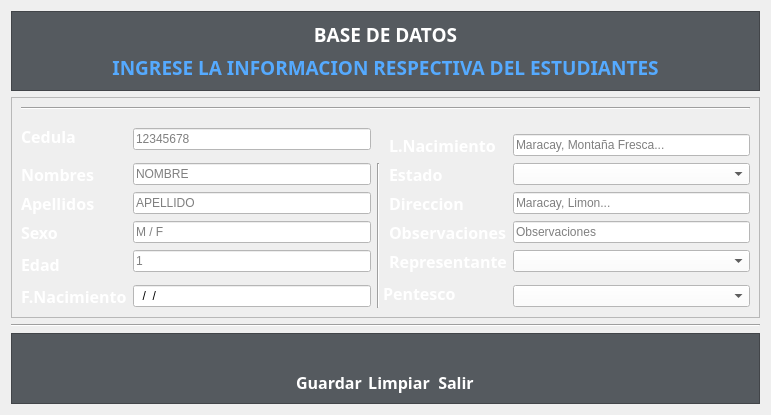
     <widget class="QWidget" name="qw_Estudiantes">
      <property name="cursor">
       <cursorShape>ArrowCursor</cursorShape>
      </property>
      <property name="styleSheet">
       <string notr="true"/>
      </property>
      <attribute name="title">
       <string>Estudiantes</string>
      </attribute>
      <layout class="QGridLayout" name="gridLayout_4">
       <item row="3" column="0">
        <widget class="QFrame" name="frame_12">
         <property name="styleSheet">
          <string notr="true">background-color: rgb(85, 90, 95);</string>
         </property>
         <property name="frameShape">
          <enum>QFrame::StyledPanel</enum>
         </property>
         <property name="frameShadow">
          <enum>QFrame::Raised</enum>
         </property>
         <layout class="QGridLayout" name="gridLayout_12">
          <item row="0" column="3">
           <widget class="QPushButton" name="bttn_Salir">
            <property name="styleSheet">
             <string notr="true">QPushButton:hover
{
	border-style: solid;
	background-color: #757a80;
}

QPushButton:pressed
{		
		color: rgb(255, 255, 255);
	 	background-color:#333639;
}</string>
            </property>
            <property name="text">
             <string/>
            </property>
            <property name="icon">
             <iconset>
              <normaloff>../../SUNBAGB - copia/assets/icons/salir_icon.png</normaloff>../../SUNBAGB - copia/assets/icons/salir_icon.png</iconset>
            </property>
            <property name="iconSize">
             <size>
              <width>50</width>
              <height>50</height>
             </size>
            </property>
            <property name="flat">
             <bool>true</bool>
            </property>
           </widget>
          </item>
          <item row="1" column="1">
           <widget class="QLabel" name="label_18">
            <property name="font">
             <font>
              <family>Poppins</family>
              <pointsize>12</pointsize>
              <weight>75</weight>
              <bold>true</bold>
             </font>
            </property>
            <property name="styleSheet">
             <string notr="true">color: rgb(255, 255, 255);</string>
            </property>
            <property name="text">
             <string>&lt;html&gt;&lt;head/&gt;&lt;body&gt;&lt;p align=&quot;center&quot;&gt;Guardar&lt;/p&gt;&lt;/body&gt;&lt;/html&gt;</string>
            </property>
           </widget>
          </item>
          <item row="0" column="2">
           <widget class="QPushButton" name="bttn_Elimpiar">
            <property name="cursor">
             <cursorShape>PointingHandCursor</cursorShape>
            </property>
            <property name="styleSheet">
             <string notr="true">QPushButton:hover
{
	border-style: solid;
	background-color: #757a80;
}

QPushButton:pressed
{		
		color: rgb(255, 255, 255);
	 	background-color:#333639;
}</string>
            </property>
            <property name="text">
             <string/>
            </property>
            <property name="icon">
             <iconset>
              <normaloff>../../SUNBAGB - copia/assets/icons/clear_icon.png</normaloff>../../SUNBAGB - copia/assets/icons/clear_icon.png</iconset>
            </property>
            <property name="iconSize">
             <size>
              <width>50</width>
              <height>50</height>
             </size>
            </property>
            <property name="flat">
             <bool>true</bool>
            </property>
           </widget>
          </item>
          <item row="1" column="3">
           <widget class="QLabel" name="label_2">
            <property name="font">
             <font>
              <family>Poppins</family>
              <pointsize>12</pointsize>
              <weight>75</weight>
              <bold>true</bold>
             </font>
            </property>
            <property name="styleSheet">
             <string notr="true">color: rgb(255, 255, 255);</string>
            </property>
            <property name="text">
             <string>&lt;html&gt;&lt;head/&gt;&lt;body&gt;&lt;p align=&quot;center&quot;&gt;Salir&lt;/p&gt;&lt;/body&gt;&lt;/html&gt;</string>
            </property>
           </widget>
          </item>
          <item row="0" column="1">
           <widget class="QPushButton" name="bttn_Eguardar">
            <property name="cursor">
             <cursorShape>PointingHandCursor</cursorShape>
            </property>
            <property name="styleSheet">
             <string notr="true">QPushButton:hover
{
	border-style: solid;
	background-color: #757a80;
}

QPushButton:pressed
{		
		color: rgb(255, 255, 255);
	 	background-color:#333639;
}</string>
            </property>
            <property name="text">
             <string/>
            </property>
            <property name="icon">
             <iconset>
              <normaloff>../../SUNBAGB - copia/assets/icons/save-icon.png</normaloff>../../SUNBAGB - copia/assets/icons/save-icon.png</iconset>
            </property>
            <property name="iconSize">
             <size>
              <width>50</width>
              <height>50</height>
             </size>
            </property>
            <property name="flat">
             <bool>true</bool>
            </property>
           </widget>
          </item>
          <item row="0" column="5">
           <spacer name="horizontalSpacer_6">
            <property name="orientation">
             <enum>Qt::Horizontal</enum>
            </property>
            <property name="sizeHint" stdset="0">
             <size>
              <width>274</width>
              <height>20</height>
             </size>
            </property>
           </spacer>
          </item>
          <item row="0" column="0">
           <spacer name="horizontalSpacer_5">
            <property name="orientation">
             <enum>Qt::Horizontal</enum>
            </property>
            <property name="sizeHint" stdset="0">
             <size>
              <width>275</width>
              <height>20</height>
             </size>
            </property>
           </spacer>
          </item>
          <item row="1" column="2">
           <widget class="QLabel" name="label_17">
            <property name="font">
             <font>
              <family>Poppins</family>
              <pointsize>12</pointsize>
              <weight>75</weight>
              <bold>true</bold>
             </font>
            </property>
            <property name="styleSheet">
             <string notr="true">color: rgb(255, 255, 255);</string>
            </property>
            <property name="text">
             <string>&lt;html&gt;&lt;head/&gt;&lt;body&gt;&lt;p align=&quot;center&quot;&gt;Limpiar&lt;/p&gt;&lt;/body&gt;&lt;/html&gt;</string>
            </property>
           </widget>
          </item>
         </layout>
        </widget>
       </item>
       <item row="0" column="0">
        <widget class="QFrame" name="frame_10">
         <property name="styleSheet">
          <string notr="true">background-color: rgb(85, 90, 95);</string>
         </property>
         <property name="frameShape">
          <enum>QFrame::StyledPanel</enum>
         </property>
         <property name="frameShadow">
          <enum>QFrame::Raised</enum>
         </property>
         <layout class="QVBoxLayout" name="verticalLayout_5">
          <item>
           <widget class="QLabel" name="ql_Ebasededatos">
            <property name="font">
             <font>
              <family>Poppins</family>
              <pointsize>14</pointsize>
              <weight>75</weight>
              <bold>true</bold>
             </font>
            </property>
            <property name="styleSheet">
             <string notr="true">color: rgb(255, 255, 255);</string>
            </property>
            <property name="text">
             <string>&lt;html&gt;&lt;head/&gt;&lt;body&gt;&lt;p align=&quot;center&quot;&gt;BASE DE DATOS&lt;/p&gt;&lt;/body&gt;&lt;/html&gt;</string>
            </property>
           </widget>
          </item>
          <item>
           <widget class="QLabel" name="ql_Eingresarinfo">
            <property name="font">
             <font>
              <family>Poppins</family>
              <pointsize>14</pointsize>
              <weight>75</weight>
              <bold>true</bold>
             </font>
            </property>
            <property name="styleSheet">
             <string notr="true">color: rgb(85, 170, 255);</string>
            </property>
            <property name="text">
             <string>&lt;html&gt;&lt;head/&gt;&lt;body&gt;&lt;p align=&quot;center&quot;&gt;INGRESE LA INFORMACION RESPECTIVA DEL ESTUDIANTES&lt;/p&gt;&lt;/body&gt;&lt;/html&gt;</string>
            </property>
           </widget>
          </item>
         </layout>
        </widget>
       </item>
       <item row="2" column="0">
        <widget class="Line" name="line_9">
         <property name="orientation">
          <enum>Qt::Horizontal</enum>
         </property>
        </widget>
       </item>
       <item row="1" column="0">
        <widget class="QFrame" name="frame_11">
         <property name="frameShape">
          <enum>QFrame::StyledPanel</enum>
         </property>
         <property name="frameShadow">
          <enum>QFrame::Raised</enum>
         </property>
         <layout class="QGridLayout" name="gridLayout_9">
          <item row="8" column="1">
           <widget class="QLineEdit" name="qlinee_EapellidosInfo">
            <property name="styleSheet">
             <string notr="true">background-color:rgb(255, 255, 255);</string>
            </property>
            <property name="placeholderText">
             <string>APELLIDO</string>
            </property>
           </widget>
          </item>
          <item row="10" column="4">
           <widget class="QLabel" name="ql_ErepresentanteText">
            <property name="font">
             <font>
              <family>Poppins SemiBold</family>
              <pointsize>12</pointsize>
              <weight>75</weight>
              <bold>true</bold>
             </font>
            </property>
            <property name="styleSheet">
             <string notr="true">color: rgb(255, 255, 255);</string>
            </property>
            <property name="text">
             <string>Representante</string>
            </property>
           </widget>
          </item>
          <item row="3" column="0" rowspan="4">
           <widget class="QLabel" name="ql_EcedulaText">
            <property name="font">
             <font>
              <family>Poppins</family>
              <pointsize>12</pointsize>
              <weight>75</weight>
              <bold>true</bold>
             </font>
            </property>
            <property name="styleSheet">
             <string notr="true">color: rgb(255, 255, 255);</string>
            </property>
            <property name="text">
             <string>Cedula</string>
            </property>
           </widget>
          </item>
          <item row="12" column="0">
           <widget class="QLabel" name="ql_EfnacimientoText">
            <property name="font">
             <font>
              <family>Poppins</family>
              <pointsize>12</pointsize>
              <weight>75</weight>
              <bold>true</bold>
             </font>
            </property>
            <property name="styleSheet">
             <string notr="true">color: rgb(255, 255, 255);</string>
            </property>
            <property name="text">
             <string>F.Nacimiento</string>
            </property>
           </widget>
          </item>
          <item row="9" column="5">
           <widget class="QLineEdit" name="qlinee_EobservacionesInfo">
            <property name="styleSheet">
             <string notr="true">background-color:rgb(255, 255, 255);</string>
            </property>
            <property name="placeholderText">
             <string>Observaciones</string>
            </property>
           </widget>
          </item>
          <item row="8" column="0">
           <widget class="QLabel" name="ql_EapellidoText">
            <property name="font">
             <font>
              <family>Poppins</family>
              <pointsize>12</pointsize>
              <weight>75</weight>
              <bold>true</bold>
             </font>
            </property>
            <property name="styleSheet">
             <string notr="true">color: rgb(255, 255, 255);</string>
            </property>
            <property name="text">
             <string>Apellidos</string>
            </property>
           </widget>
          </item>
          <item row="4" column="1" rowspan="3">
           <widget class="QLineEdit" name="qlinee_EcedulaInfo">
            <property name="styleSheet">
             <string notr="true">background-color:rgb(255, 255, 255);</string>
            </property>
            <property name="inputMask">
             <string>99999999</string>
            </property>
            <property name="maxLength">
             <number>8</number>
            </property>
            <property name="placeholderText">
             <string>12345678</string>
            </property>
           </widget>
          </item>
          <item row="7" column="0">
           <widget class="QLabel" name="ql_EnombreText">
            <property name="font">
             <font>
              <family>Poppins</family>
              <pointsize>12</pointsize>
              <weight>75</weight>
              <bold>true</bold>
             </font>
            </property>
            <property name="styleSheet">
             <string notr="true">color: rgb(255, 255, 255);</string>
            </property>
            <property name="text">
             <string>Nombres</string>
            </property>
           </widget>
          </item>
          <item row="10" column="0" rowspan="2">
           <widget class="QLabel" name="ql_EedadText">
            <property name="font">
             <font>
              <family>Poppins</family>
              <pointsize>12</pointsize>
              <weight>75</weight>
              <bold>true</bold>
             </font>
            </property>
            <property name="styleSheet">
             <string notr="true">color: rgb(255, 255, 255);</string>
            </property>
            <property name="text">
             <string>Edad</string>
            </property>
           </widget>
          </item>
          <item row="9" column="4">
           <widget class="QLabel" name="ql_EobservacionesText">
            <property name="font">
             <font>
              <family>Poppins</family>
              <pointsize>12</pointsize>
              <weight>75</weight>
              <bold>true</bold>
             </font>
            </property>
            <property name="styleSheet">
             <string notr="true">color: rgb(255, 255, 255);</string>
            </property>
            <property name="text">
             <string>Observaciones</string>
            </property>
           </widget>
          </item>
          <item row="7" column="2" rowspan="6" colspan="2">
           <widget class="Line" name="line_7">
            <property name="orientation">
             <enum>Qt::Vertical</enum>
            </property>
           </widget>
          </item>
          <item row="6" column="4">
           <widget class="QLabel" name="ql_ElnacimientoText">
            <property name="font">
             <font>
              <family>Poppins</family>
              <pointsize>12</pointsize>
              <weight>75</weight>
              <bold>true</bold>
             </font>
            </property>
            <property name="styleSheet">
             <string notr="true">color: rgb(255, 255, 255);</string>
            </property>
            <property name="text">
             <string>L.Nacimiento</string>
            </property>
           </widget>
          </item>
          <item row="9" column="0">
           <widget class="QLabel" name="ql_EsexoText">
            <property name="font">
             <font>
              <family>Poppins</family>
              <pointsize>12</pointsize>
              <weight>75</weight>
              <bold>true</bold>
             </font>
            </property>
            <property name="styleSheet">
             <string notr="true">color: rgb(255, 255, 255);</string>
            </property>
            <property name="text">
             <string>Sexo</string>
            </property>
           </widget>
          </item>
          <item row="11" column="3" rowspan="2" colspan="2">
           <widget class="QLabel" name="ql_EparentescoText">
            <property name="font">
             <font>
              <family>Poppins SemiBold</family>
              <pointsize>12</pointsize>
              <weight>75</weight>
              <bold>true</bold>
             </font>
            </property>
            <property name="styleSheet">
             <string notr="true">color: rgb(255, 255, 255);</string>
            </property>
            <property name="text">
             <string>Pentesco</string>
            </property>
           </widget>
          </item>
          <item row="7" column="4">
           <widget class="QLabel" name="ql_EestadoText">
            <property name="font">
             <font>
              <family>Poppins</family>
              <pointsize>12</pointsize>
              <weight>75</weight>
              <bold>true</bold>
             </font>
            </property>
            <property name="styleSheet">
             <string notr="true">color: rgb(255, 255, 255);</string>
            </property>
            <property name="text">
             <string>Estado</string>
            </property>
           </widget>
          </item>
          <item row="0" column="0" colspan="6">
           <widget class="Line" name="line_8">
            <property name="orientation">
             <enum>Qt::Horizontal</enum>
            </property>
           </widget>
          </item>
          <item row="10" column="1">
           <widget class="QLineEdit" name="qlinee_EedadInfo">
            <property name="styleSheet">
             <string notr="true">background-color:rgb(255, 255, 255);</string>
            </property>
            <property name="inputMask">
             <string>99</string>
            </property>
            <property name="placeholderText">
             <string>1</string>
            </property>
           </widget>
          </item>
          <item row="8" column="4">
           <widget class="QLabel" name="ql_EdireccionText">
            <property name="font">
             <font>
              <family>Poppins</family>
              <pointsize>12</pointsize>
              <weight>75</weight>
              <bold>true</bold>
             </font>
            </property>
            <property name="styleSheet">
             <string notr="true">color: rgb(255, 255, 255);</string>
            </property>
            <property name="text">
             <string>Direccion</string>
            </property>
           </widget>
          </item>
          <item row="12" column="1">
           <widget class="QLineEdit" name="qlinee_EfnacimientoInfo">
            <property name="styleSheet">
             <string notr="true">background-color: rgb(255, 255, 255);</string>
            </property>
            <property name="inputMask">
             <string>99/99/9999</string>
            </property>
            <property name="placeholderText">
             <string>DD/MM/AAAA</string>
            </property>
           </widget>
          </item>
          <item row="8" column="5">
           <widget class="QLineEdit" name="qlinee_EdireccionInfo">
            <property name="styleSheet">
             <string notr="true">background-color:rgb(255, 255, 255);</string>
            </property>
            <property name="placeholderText">
             <string>Maracay, Limon...</string>
            </property>
           </widget>
          </item>
          <item row="7" column="1">
           <widget class="QLineEdit" name="qlinee_EnombreInfo">
            <property name="styleSheet">
             <string notr="true">background-color:rgb(255, 255, 255);</string>
            </property>
            <property name="placeholderText">
             <string>NOMBRE</string>
            </property>
           </widget>
          </item>
          <item row="12" column="5">
           <widget class="QComboBox" name="cbox_EparentescoInfo">
            <property name="styleSheet">
             <string notr="true">background-color: rgb(255, 255, 255);</string>
            </property>
           </widget>
          </item>
          <item row="9" column="1">
           <widget class="QLineEdit" name="qlinee_EsexoInfo">
            <property name="styleSheet">
             <string notr="true">background-color:rgb(255, 255, 255);</string>
            </property>
            <property name="inputMask">
             <string>A</string>
            </property>
            <property name="text">
             <string/>
            </property>
            <property name="placeholderText">
             <string>M / F</string>
            </property>
           </widget>
          </item>
          <item row="10" column="5">
           <widget class="QComboBox" name="comboBox">
            <property name="styleSheet">
             <string notr="true">background-color: rgb(255, 255, 255);</string>
            </property>
           </widget>
          </item>
          <item row="7" column="5">
           <widget class="QComboBox" name="cbox_EestadoInfo">
            <property name="styleSheet">
             <string notr="true">background-color: rgb(255, 255, 255);</string>
            </property>
           </widget>
          </item>
          <item row="6" column="5">
           <widget class="QLineEdit" name="qlinee_ElnacimientoInfo">
            <property name="styleSheet">
             <string notr="true">background-color:rgb(255, 255, 255);</string>
            </property>
            <property name="inputMask">
             <string/>
            </property>
            <property name="placeholderText">
             <string>Maracay, Montaña Fresca...</string>
            </property>
           </widget>
          </item>
         </layout>
        </widget>
       </item>
      </layout>
     </widget>
